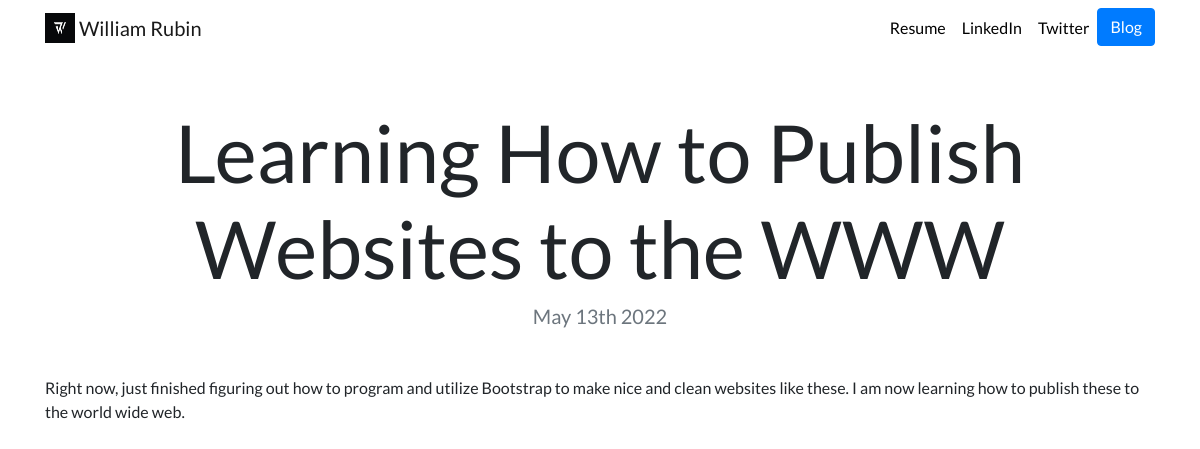
/blog/16/, run on the app's committed database.
### blog/models.py (models this page shows, shortened)
class Blog(models.Model):
    title = models.CharField(max_length=200)
    description = models.TextField()
    date = models.DateField()

### blog/views.py (the view)
# urls.py: path('<int:blog_id>/', views.detail, name='detail'),
def detail(request, blog_id):
    blog = get_object_or_404(Blog, pk=blog_id)
    return render (request, 'blog/detail.html', {'blog':blog})

### blog/templates/blog/detail.html
{% extends "portfolio/base.html" %}
{% load static %}
{% block content %}
<h1 class="text-center mt-5" id="blogdetailtitle">{{ blog.title }}</h1>
<h5 class="text-center text-muted mb-5">{{ blog.date|date:'F jS Y' }}</h5>
{{ blog.description|safe }}
{% endblock %}

### portfolio/static/portfolio/custom.css (style rules this page uses)
body { font-family: 'Lato', sans-serif; }
@media (min-width: 992px) { #blogdetailtitle { font-size: 5rem; } }

### data on the page
Blog: title "Learning How to Publish Websites to the WWW", date "May 13th 2022", description "Right now, just finished figuring out how to program and utilize Bootstrap to make nice and clean websites like these. I am now learning how to publish these to the world wide web."
